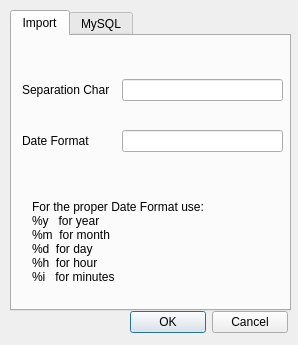
<?xml version="1.0" encoding="UTF-8"?>
<ui version="4.0">
 <class>Properties</class>
 <widget class="QDialog" name="Properties">
  <property name="geometry">
   <rect>
    <x>0</x>
    <y>0</y>
    <width>298</width>
    <height>345</height>
   </rect>
  </property>
  <property name="sizePolicy">
   <sizepolicy hsizetype="Fixed" vsizetype="Fixed">
    <horstretch>0</horstretch>
    <verstretch>0</verstretch>
   </sizepolicy>
  </property>
  <property name="windowTitle">
   <string>Properties</string>
  </property>
  <widget class="QTabWidget" name="Tab">
   <property name="geometry">
    <rect>
     <x>10</x>
     <y>10</y>
     <width>281</width>
     <height>301</height>
    </rect>
   </property>
   <property name="sizePolicy">
    <sizepolicy hsizetype="Expanding" vsizetype="Expanding">
     <horstretch>0</horstretch>
     <verstretch>0</verstretch>
    </sizepolicy>
   </property>
   <property name="currentIndex">
    <number>0</number>
   </property>
   <widget class="QWidget" name="tab1">
    <attribute name="title">
     <string>Import</string>
    </attribute>
    <widget class="QLabel" name="label_3">
     <property name="geometry">
      <rect>
       <x>20</x>
       <y>160</y>
       <width>221</width>
       <height>91</height>
      </rect>
     </property>
     <property name="text">
      <string>For the proper Date Format use:
%y   for year
%m  for month
%d  for day
%h  for hour
%i   for minutes</string>
     </property>
    </widget>
    <widget class="QWidget" name="layoutWidget">
     <property name="geometry">
      <rect>
       <x>10</x>
       <y>20</y>
       <width>261</width>
       <height>121</height>
      </rect>
     </property>
     <layout class="QGridLayout" name="gridLayout">
      <item row="0" column="0">
       <widget class="QLabel" name="label">
        <property name="text">
         <string>Separation Char  </string>
        </property>
       </widget>
      </item>
      <item row="0" column="1">
       <widget class="QLineEdit" name="separationChar"/>
      </item>
      <item row="1" column="0">
       <widget class="QLabel" name="label_2">
        <property name="text">
         <string>Date Format</string>
        </property>
       </widget>
      </item>
      <item row="1" column="1">
       <widget class="QLineEdit" name="dateFormat"/>
      </item>
     </layout>
    </widget>
   </widget>
   <widget class="QWidget" name="tab2">
    <attribute name="title">
     <string>MySQL</string>
    </attribute>
    <widget class="QWidget" name="layoutWidget">
     <property name="geometry">
      <rect>
       <x>10</x>
       <y>10</y>
       <width>261</width>
       <height>191</height>
      </rect>
     </property>
     <layout class="QGridLayout" name="gridLayout_2">
      <item row="0" column="0">
       <widget class="QLabel" name="label_4">
        <property name="text">
         <string>Server</string>
        </property>
       </widget>
      </item>
      <item row="0" column="1">
       <widget class="QLineEdit" name="mysqlServer"/>
      </item>
      <item row="1" column="0">
       <widget class="QLabel" name="label_5">
        <property name="text">
         <string>Username</string>
        </property>
       </widget>
      </item>
      <item row="1" column="1">
       <widget class="QLineEdit" name="mysqlName"/>
      </item>
      <item row="2" column="0">
       <widget class="QLabel" name="label_6">
        <property name="text">
         <string>Password</string>
        </property>
       </widget>
      </item>
      <item row="2" column="1">
       <widget class="QLineEdit" name="mysqlPw"/>
      </item>
      <item row="3" column="0">
       <widget class="QLabel" name="label_7">
        <property name="text">
         <string>Database</string>
        </property>
       </widget>
      </item>
      <item row="3" column="1">
       <widget class="QLineEdit" name="mysqlBase"/>
      </item>
      <item row="4" column="0">
       <widget class="QLabel" name="label_8">
        <property name="text">
         <string>Datatable</string>
        </property>
       </widget>
      </item>
      <item row="4" column="1">
       <widget class="QLineEdit" name="mysqlDatatable"/>
      </item>
     </layout>
    </widget>
   </widget>
  </widget>
  <widget class="QWidget" name="">
   <property name="geometry">
    <rect>
     <x>130</x>
     <y>310</y>
     <width>158</width>
     <height>25</height>
    </rect>
   </property>
   <layout class="QHBoxLayout" name="horizontalLayout">
    <item>
     <widget class="QPushButton" name="buttonOk">
      <property name="text">
       <string>OK</string>
      </property>
     </widget>
    </item>
    <item>
     <widget class="QPushButton" name="buttonCancel">
      <property name="text">
       <string>Cancel</string>
      </property>
     </widget>
    </item>
   </layout>
  </widget>
 </widget>
 <resources/>
 <connections/>
</ui>
